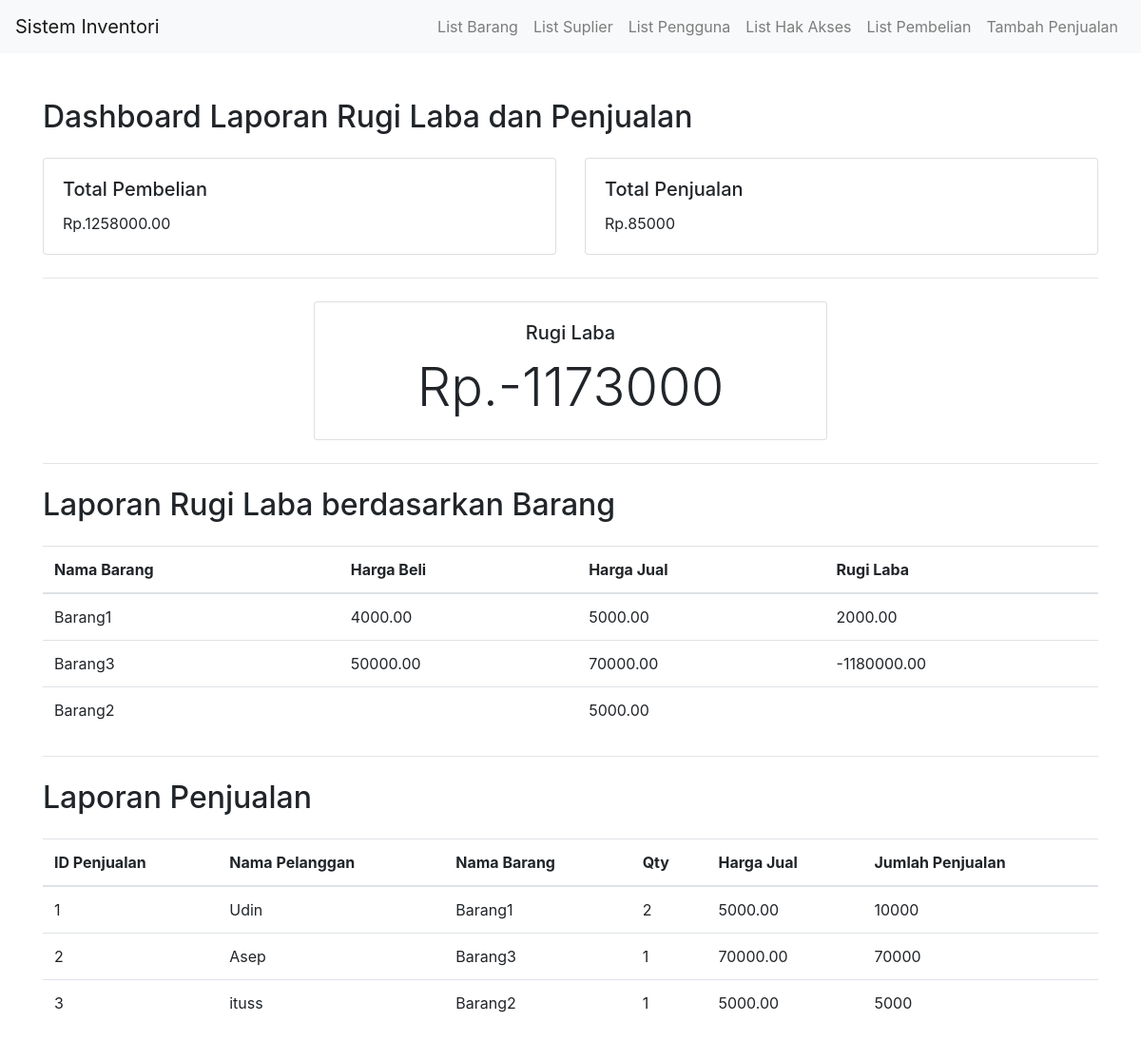
The page / on the database its author committed.
### tables this page shows
CREATE TABLE `penjualan` (
  `idpenjualan` int(11) NOT NULL,
  `jumlahpenjualan` int(11) DEFAULT NULL,
  `hargajual` decimal(10,2) DEFAULT NULL,
  `idpelanggan` int(11) DEFAULT NULL,
  `idpengguna` int(11) DEFAULT NULL
);

CREATE TABLE `pelanggan` (
  `idpelanggan` int(11) NOT NULL,
  `namapelanggan` varchar(255) NOT NULL,
  `idbarang` int(11) DEFAULT NULL,
  `qty` int(11) DEFAULT NULL,
  `tanggalpesan` date DEFAULT NULL,
  `idpengguna` int(11) DEFAULT NULL
);

CREATE TABLE `barang` (
  `idbarang` int(11) NOT NULL,
  `namabarang` varchar(255) DEFAULT NULL,
  `satuan` varchar(50) DEFAULT NULL,
  `idsuplier` int(11) DEFAULT NULL,
  `idpengguna` int(11) DEFAULT NULL
);

### class/LabaRugi.php (called while the page is built)
<?php
class LabaRugi
{
    private $conn;
    public function __construct($conn)
    {
        $this->conn = $conn;
    }
    public function hitungTotalPembelian()
    {
        $total_pembelian = "SELECT SUM(jumlahpembelian * hargabeli) AS total_pembelian FROM pembelian";
        $resulttotal_pembelian = $this->conn->query($total_pembelian);
        $rowtotal_pembelian = $resulttotal_pembelian->fetch_assoc();
        return $rowtotal_pembelian['total_pembelian'];
    }
    public function hitungTotalPenjualan()
    {
        $total_penjualan = "SELECT SUM(jumlahpenjualan) AS total_penjualan FROM penjualan";
        $resulttotal_penjualan = $this->conn->query($total_penjualan);
        $rowtotal_penjualan = $resulttotal_penjualan->fetch_assoc();
        return $rowtotal_penjualan['total_penjualan'];
    }
    public function hitungRugiLaba()
    {
        $totalPembelian = $this->hitungTotalPembelian();
        $totalPenjualan = $this->hitungTotalPenjualan();
        return $totalPenjualan - $totalPembelian;
    }
    public function labaRugiByBarang()
    {
        $sql = "SELECT b.namabarang,p.hargabeli,j.hargajual,(j.hargajual * pl.qty - p.hargabeli * p.jumlahpembelian) AS labarugi
        FROM pelanggan pl JOIN barang b ON pl.idbarang = b.idbarang LEFT JOIN
        pembelian p ON pl.idbarang = p.idbarang LEFT JOIN penjualan j ON pl.idpelanggan = j.idpelanggan";
        return $this->conn->query($sql);
    }
}

### controller/PenjualanPelangganController.php (called while the page is built, shortened)
<?php
include_once 'class/PenjualanPelanggan.php';
class PenjualanPelangganController
{
    private $penjualanPelanggan;
    public function __construct($conn)
    {
        $this->penjualanPelanggan = new PenjualanPelanggan($conn);
    }
    public function ambilSemuaPenjualan()
    {
        return $this->penjualanPelanggan->ambilSemuaPenjualan();
    }
}

### class/PenjualanPelanggan.php (called while the page is built, shortened)
<?php
class PenjualanPelanggan
{
    private $conn;
    public function __construct($conn)
    {
        $this->conn = $conn;
    }
    public function ambilSemuaPenjualan()
    {
        $sql = "SELECT p.idpenjualan, p.jumlahpenjualan, p.hargajual, pl.namapelanggan, b.namabarang, pl.qty
        FROM penjualan p JOIN pelanggan pl ON p.idpelanggan = pl.idpelanggan
        JOIN barang b ON pl.idbarang = b.idbarang";
        return $this->conn->query($sql);
    }
}

### index.php (the view, shortened to what this page needs)
<?php
include_once 'class/LabaRugi.php';
include 'controller/PenjualanPelangganController.php';
include 'koneksi.php';
$labaRugi = new LabaRugi($conn);
$penjualanPelangganController = new PenjualanPelangganController($conn);
$totalPembelian = $labaRugi->hitungTotalPembelian();
$totalPenjualan = $labaRugi->hitungTotalPenjualan();
$rugiLaba = $labaRugi->hitungRugiLaba();
$listPenjualan = $penjualanPelangganController->ambilSemuaPenjualan();
$rugiLabaByBarang = $labaRugi->labaRugiByBarang();
?>
<!DOCTYPE html>
<html lang="en">
<head>
    <link rel="stylesheet" href="https://stackpath.bootstrapcdn.com/bootstrap/4.3.1/css/bootstrap.min.css">
</head>
<body>
    <nav class="navbar navbar-expand-lg navbar-light bg-light">
        <a class="navbar-brand" href="index.php">Sistem Inventori</a>
        <div class="collapse navbar-collapse" id="navbarNav">
            <ul class="navbar-nav ml-auto">
                <li class="nav-item">
                    <a class="nav-link" href="list_barang.php">List Barang</a>
                </li>
                <li class="nav-item">
                    <a class="nav-link" href="list_suplier.php">List Suplier</a>
                </li>
                <li class="nav-item">
                    <a class="nav-link" href="pengguna.php">List Pengguna</a>
                </li>
                <li class="nav-item">
                    <a class="nav-link" href="hakakses.php">List Hak Akses</a>
                </li>
                <li class="nav-item">
                    <a class="nav-link" href="list_pembelian.php">List Pembelian</a>
                </li>
                <li class="nav-item">
                    <a class="nav-link" href="tambah_penjualan.php">Tambah Penjualan</a>
                </li>
            </ul>
        </div>
    </nav>
    <div class="container mt-5">
        <h2 class="mb-4">Dashboard Laporan Rugi Laba dan Penjualan</h2>
        <div class="row">
            <div class="col-md-6">
                <div class="card">
                    <div class="card-body">
                        <h5 class="card-title">Total Pembelian</h5>
                        <p class="card-text"><?php echo "Rp." . $totalPembelian; ?></p>
                    </div>
                </div>
            </div>
            <div class="col-md-6">
                <div class="card">
                    <div class="card-body">
                        <h5 class="card-title">Total Penjualan</h5>
                        <p class="card-text"><?php echo "Rp." . $totalPenjualan; ?></p>
                    </div>
                </div>
            </div>
        </div>
        <hr class="my-4">
        <div class="row">
            <div class="col-md-6 offset-md-3">
                <div class="card text-center">
                    <div class="card-body">
                        <h5 class="card-title">Rugi Laba</h5>
                        <p class="card-text display-4"><?php echo "Rp." . $rugiLaba; ?></p>
                    </div>
                </div>
            </div>
        </div>
        <hr class="my-4">
        <h2 class="mb-4">Laporan Rugi Laba berdasarkan Barang</h2>
        <table class="table">
            <thead>
                <tr>
                    <th>Nama Barang</th>
                    <th>Harga Beli</th>
                    <th>Harga Jual</th>
                    <th>Rugi Laba</th>
                </tr>
            </thead>
            <tbody>
                <?php
                while ($row = $rugiLabaByBarang->fetch_assoc()) {
                    echo "<tr>";
                    echo "<td>" . $row['namabarang'] . "</td>";
                    echo "<td>" . $row['hargabeli'] . "</td>";
                    echo "<td>" . $row['hargajual'] . "</td>";
                    echo "<td>" . $row['labarugi'] . "</td>";
                    echo "</tr>";
                }
                ?>
            </tbody>
        </table>
        <hr class="my-4">
        <h2 class="mb-4">Laporan Penjualan</h2>
        <table class="table">
            <thead>
                <tr>
                    <th>ID Penjualan</th>
                    <th>Nama Pelanggan</th>
                    <th>Nama Barang</th>
                    <th>Qty</th>
                    <th>Harga Jual</th>
                    <th>Jumlah Penjualan</th>
                </tr>
            </thead>
            <tbody>
                <?php
                while ($row = $listPenjualan->fetch_assoc()) {
                    echo "<tr>";
                    echo "<td>" . $row['idpenjualan'] . "</td>";
                    echo "<td>" . $row['namapelanggan'] . "</td>";
                    echo "<td>" . $row['namabarang'] . "</td>";
                    echo "<td>" . $row['qty'] . "</td>";
                    echo "<td>" . $row['hargajual'] . "</td>";
                    echo "<td>" . $row['jumlahpenjualan'] . "</td>";
                    echo "</tr>";
                }
                ?>
            </tbody>
        </table>
    </div>
</body>
</html>

### rows shown on the page
penjualan: idpenjualan "1", idpelanggan.namapelanggan "Udin", barang.namabarang "Barang1", idpelanggan.qty "2", hargajual "5000.00", jumlahpenjualan "10000"
penjualan: idpenjualan "2", idpelanggan.namapelanggan "Asep", barang.namabarang "Barang3", idpelanggan.qty "1", hargajual "70000.00", jumlahpenjualan "70000"
penjualan: idpenjualan "3", idpelanggan.namapelanggan "ituss", barang.namabarang "Barang2", idpelanggan.qty "1", hargajual "5000.00", jumlahpenjualan "5000"

### other values the page prints
$totalPembelian "1258000.00"
$totalPenjualan "85000"
$rugiLaba "-1173000"
$row['namabarang'] "Barang1"
$row['hargabeli'] "4000.00"
$row['hargajual'] "5000.00"
$row['labarugi'] "2000.00"
$row['namabarang'] "Barang3"
$row['hargabeli'] "50000.00"
$row['hargajual'] "70000.00"
$row['labarugi'] "-1180000.00"
$row['namabarang'] "Barang2"
